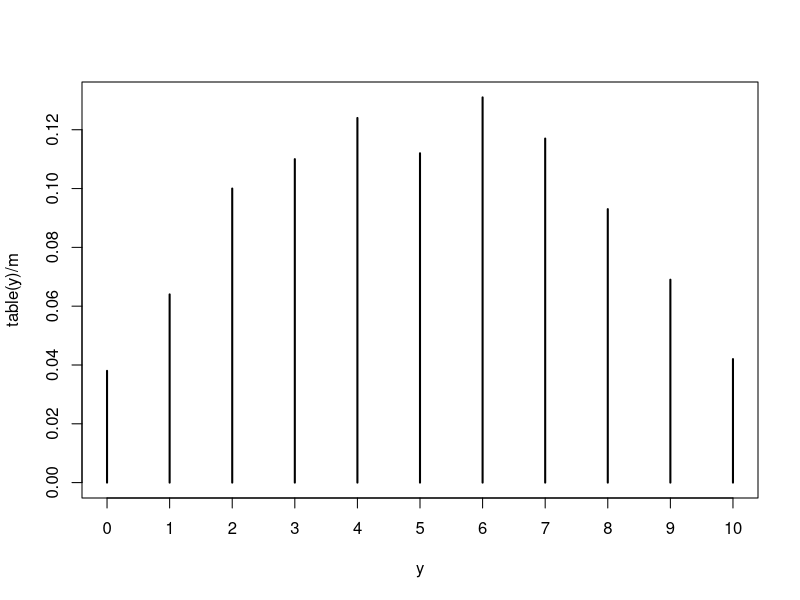

R code for this plot:
## ---- chunk 1
sample_data_gamma<-rgamma(10000,4,2)
mean(sample_data_gamma)
var(sample_data_gamma)
## ---- chunk 2
set.seed(123)
mean_c<-c()
for(i in 1:10)
{mean_c[i]<-mean(rgamma(1000,4,2))}
var(mean_c)
## ---- chunk 3
sample_data<-rbeta(1000,5,3)
mean(sample_data/(1-sample_data))
## ---- chunk 4
mean((sample_data/(1-sample_data))>1)
## ---- chunk 5
sample_data2<-rnorm(10000,0,1)
quantile(sample_data2,0.3)
qnorm(0.3)
pnorm(-0.52)
## ---- chunk 6
m=1000

y=numeric(m)
phi=numeric(m)

for (i in 1:m)
{
  phi[i]=rbeta(1,shape1=2,shape2 = 2)
  y[i]=rbinom(1,size=10,prob = phi[i])
}

# we can use vector method

phi=rbeta(m,shape1 = 2,shape2 = 2)
y=rbinom(m,size=10,prob = phi)
table(y)/m
plot(table(y)/m)

# the marginal expected value of y
mean(y)

